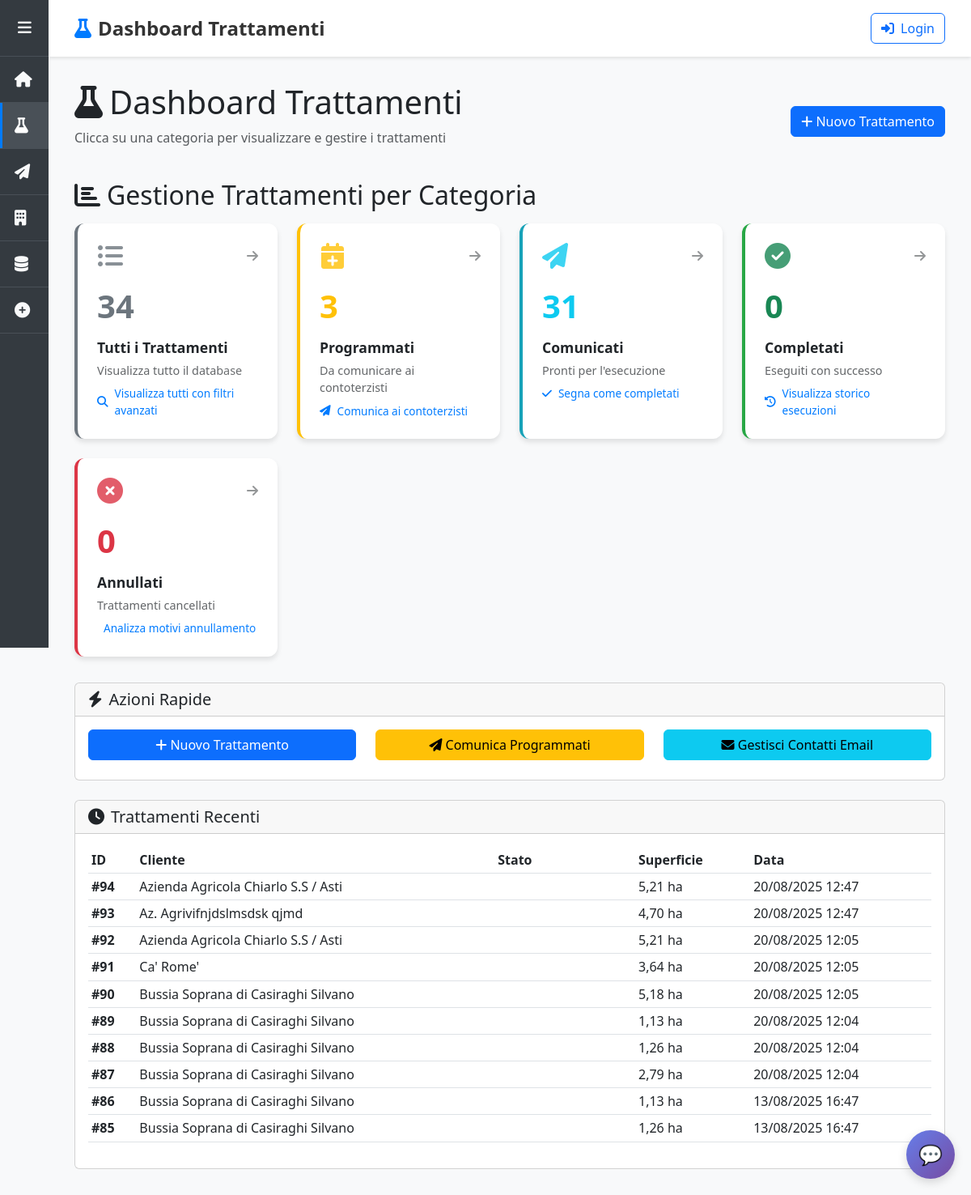
Page /trattamenti/ on the earlier database version.
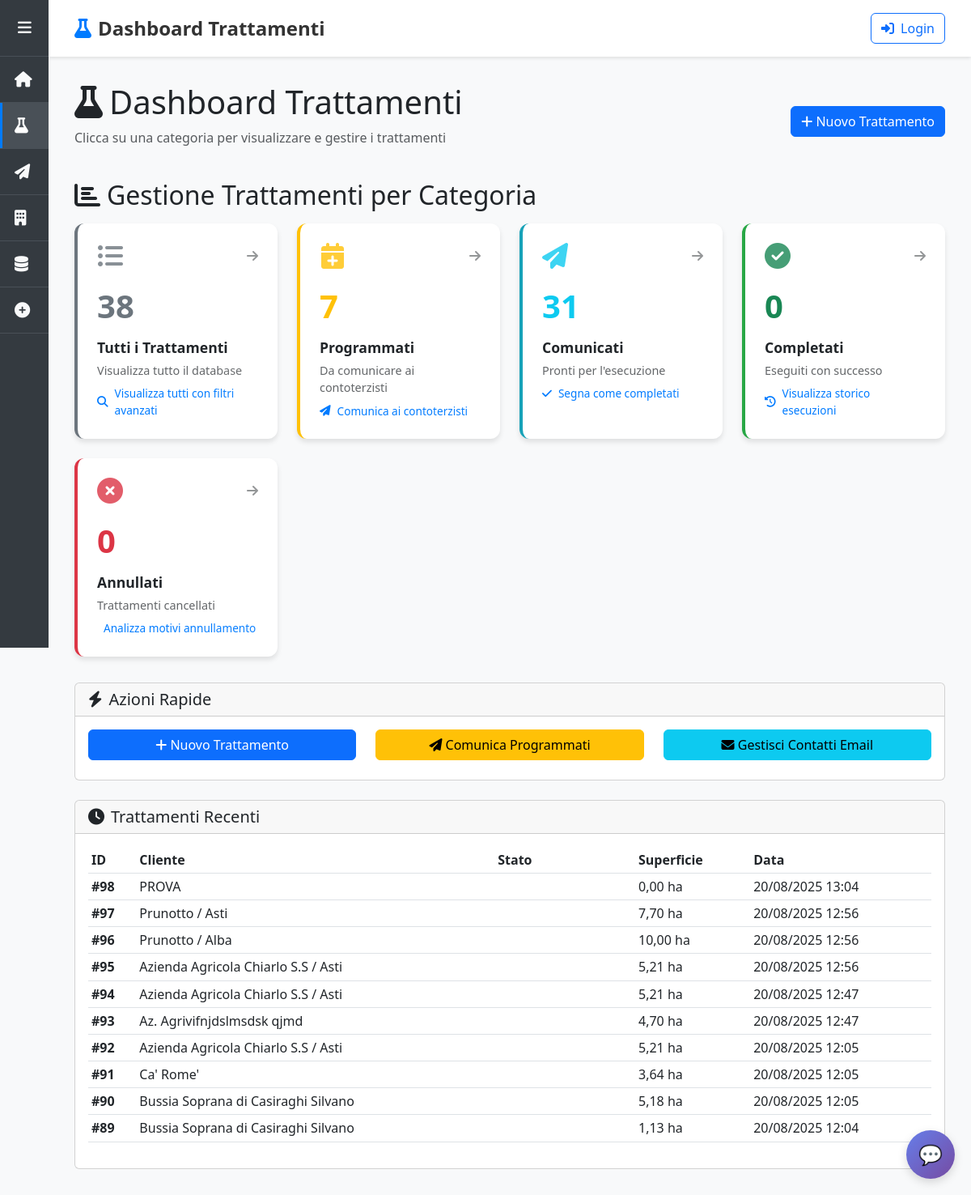
Same page on the later database version.
### domenico/models.py (models this page shows, shortened)
class Trattamento(models.Model):
    STATI_CHOICES = [
        ('programmato', 'Programmato'),
        ('comunicato', 'Comunicato'),
        ('completato', 'Completato'),
        ('annullato', 'Annullato'),
    ]
    cliente = models.ForeignKey(Cliente, on_delete=models.CASCADE, related_name='trattamenti')
    cascina = models.ForeignKey(Cascina, on_delete=models.CASCADE, null=True, blank=True, related_name='trattamenti')
    terreni = models.ManyToManyField(Terreno, blank=True, related_name='trattamenti')
    LIVELLI_APPLICAZIONE = [
        ('cliente', 'Intera Azienda'),
        ('cascina', 'Cascina'),
        ('terreno', 'Terreni Selezionati'),
    ]
    livello_applicazione = models.CharField(
        max_length=20,
        choices=LIVELLI_APPLICAZIONE,
        default='cliente',
        help_text="Specifica il livello di applicazione del trattamento"
    )
    data_inserimento = models.DateTimeField(auto_now_add=True)
    data_comunicazione = models.DateTimeField(null=True, blank=True)
    data_esecuzione = models.DateField(null=True, blank=True)
    stato = models.CharField(
        max_length=20,
        choices=STATI_CHOICES,
        default='programmato',
        help_text="Stato attuale del trattamento"
    )
    class Meta:
        ordering = ['-data_inserimento']
        verbose_name = 'Trattamento'
        verbose_name_plural = 'Trattamenti'
    def get_superficie_interessata(self):
        from decimal import Decimal
        try:
            if self.livello_applicazione == 'cliente':
                superficie = self.cliente.get_superficie_totale()
            elif self.livello_applicazione == 'cascina' and self.cascina:
                superficie = self.cascina.get_superficie_totale()
            elif self.livello_applicazione == 'terreno':
                superficie = sum(terreno.superficie for terreno in self.terreni.all())
            else:
                superficie = 0
            return Decimal(str(superficie)) if superficie else Decimal('0')
        except Exception as e:
            print(f"Errore calcolo superficie trattamento {self.id}: {e}")
            return Decimal('0')

class Cliente(models.Model):
    nome = models.CharField(max_length=200)
    creato_il = models.DateTimeField(auto_now_add=True)
    def get_superficie_totale(self):
        from decimal import Decimal
        try:
            superficie = sum(cascina.get_superficie_totale() for cascina in self.cascine.all())
            return Decimal(str(superficie))
        except Exception:
            return Decimal('0')

class Cascina(models.Model):
    nome = models.CharField(max_length=200)
    cliente = models.ForeignKey(Cliente, on_delete=models.CASCADE, related_name='cascine')
    contoterzista = models.ForeignKey(
        Contoterzista,
        on_delete=models.SET_NULL,
        null=True,
        blank=True,
        related_name='cascine',
        help_text="Contoterzista responsabile per questa cascina (opzionale)"
    )
    def get_superficie_totale(self):
        from decimal import Decimal
        try:
            superficie = sum(terreno.superficie for terreno in self.terreni.all())
            return Decimal(str(superficie))
        except Exception:
            return Decimal('0')

class Terreno(models.Model):
    nome = models.CharField(max_length=200)
    cascina = models.ForeignKey(Cascina, on_delete=models.CASCADE, related_name='terreni')
    superficie = models.DecimalField(
        max_digits=10,
        decimal_places=2,
        validators=[MinValueValidator(0.01)],
        help_text="Superficie in ettari"
    )
    class Meta:
        verbose_name = "Terreno"
        verbose_name_plural = "Terreni"

### domenico/views.py (the view)
# urls.py: path('trattamenti/', views.trattamenti, name='trattamenti'),
def trattamenti(request):
    view_type = request.GET.get('view', 'dashboard')
    if view_type == 'dashboard':
        return trattamenti_dashboard(request)
    else:
        return trattamenti_table(request, view_type)

### domenico/views.py (called while the page is built)
def trattamenti_dashboard(request):
    from django.db.models import Count
    stats = {
        'totali': Trattamento.objects.count(),
        'programmati': Trattamento.objects.filter(stato='programmato').count(),
        'comunicati': Trattamento.objects.filter(stato='comunicato').count(),
        'completati': Trattamento.objects.filter(stato='completato').count(),
        'annullati': Trattamento.objects.filter(stato='annullato').count(),
    }
    trattamenti_recenti = Trattamento.objects.select_related(
        'cliente', 'cascina', 'cascina__contoterzista'
    ).prefetch_related('terreni')[:10]
    context = {
        'stats': stats,
        'trattamenti_recenti': trattamenti_recenti,
    }
    return render(request, 'trattamenti.html', context)

### domenico/templates/trattamenti.html (shortened to what the changed rows need)
{% extends 'base.html' %}
{% block page_title %}Dashboard Trattamenti{% endblock %}
{% block page_icon %}<i class="fas fa-flask"></i>{% endblock %}
{% block content %}
<div class="d-flex justify-content-between align-items-center mb-4">
    <div>
        <h1><i class="fas fa-flask me-2"></i>Dashboard Trattamenti</h1>
    </div>
</div>
<div class="stats-overview">
    <h2 class="mb-3">
        <i class="fas fa-chart-bar me-2"></i>Gestione Trattamenti per Categoria
    </h2>
    <div class="stats-grid">
        <a href="?view=tutti" class="stat-card totali">
            <div class="stat-icon">
                <i class="fas fa-list-ul text-secondary"></i>
                <i class="fas fa-arrow-right nav-indicator"></i>
            </div>
            <div class="stat-number text-secondary">{{ stats.totali }}</div>
            <div class="stat-label">Tutti i Trattamenti</div>
            <div class="stat-sublabel">Visualizza tutto il database</div>
            <div class="stat-action">
                <i class="fas fa-search"></i>
                Visualizza tutti con filtri avanzati
            </div>
        </a>
        <a href="?view=programmati" class="stat-card programmati">
            <div class="stat-icon">
                <i class="fas fa-calendar-plus text-warning"></i>
                <i class="fas fa-arrow-right nav-indicator"></i>
            </div>
            <div class="stat-number text-warning">{{ stats.programmati }}</div>
            <div class="stat-label">Programmati</div>
            <div class="stat-sublabel">Da comunicare ai contoterzisti</div>
            <div class="stat-action">
                <i class="fas fa-paper-plane"></i>
                Comunica ai contoterzisti
            </div>
        </a>
    </div>
</div>
{% if trattamenti_recenti %}
<div class="recent-treatments mt-4">
    <div class="card">
        <div class="card-body">
            <div class="table-responsive">
                <table class="table table-sm">
                    <thead>
                        <tr>
                            <th>ID</th>
                            <th>Cliente</th>
                            <th>Stato</th>
                            <th>Superficie</th>
                            <th>Data</th>
                        </tr>
                    </thead>
                    <tbody>
                        {% for trattamento in trattamenti_recenti %}
                        <tr>
                            <td><strong>#{{ trattamento.id }}</strong></td>
                            <td>{{ trattamento.cliente.nome }}</td>
                            <td>
                                <span class="badge bg-{{ trattamento.stato }}">
                                </span>
                            </td>
                            <td>{{ trattamento.get_superficie_interessata|floatformat:2 }} ha</td>
                            <td>{{ trattamento.data_inserimento|date:"d/m/Y H:i" }}</td>
                        </tr>
                        {% endfor %}
                    </tbody>
                </table>
            </div>
        </div>
    </div>
</div>
{% endif %}
{% endblock %}

Differences in the rows shown:
no longer on this page (row unchanged): Trattamento: id "88", cliente.nome "Bussia Soprana di Casiraghi Silvano", get_superficie_interessata "1,26", data_inserimento "20/08/2025 12:04"
no longer on this page (row unchanged): Trattamento: id "87", cliente.nome "Bussia Soprana di Casiraghi Silvano", get_superficie_interessata "2,79", data_inserimento "20/08/2025 12:04"
no longer on this page (row unchanged): Trattamento: id "86", cliente.nome "Bussia Soprana di Casiraghi Silvano", get_superficie_interessata "1,13", data_inserimento "13/08/2025 16:47"
no longer on this page (row unchanged): Trattamento: id "85", cliente.nome "Bussia Soprana di Casiraghi Silvano", get_superficie_interessata "1,26", data_inserimento "13/08/2025 16:47"
added Trattamento: id "98", cliente.nome "PROVA", get_superficie_interessata "0,00", data_inserimento "20/08/2025 13:04"
added Trattamento: id "97", cliente.nome "Prunotto / Asti", get_superficie_interessata "7,70", data_inserimento "20/08/2025 12:56"
added Trattamento: id "96", cliente.nome "Prunotto / Alba", get_superficie_interessata "10,00", data_inserimento "20/08/2025 12:56"
added Trattamento: id "95", cliente.nome "Azienda Agricola Chiarlo S.S / Asti", get_superficie_interessata "5,21", data_inserimento "20/08/2025 12:56"
Other differences:
{{ stats.totali }}: "34" → "38"
{{ stats.programmati }}: "3" → "7"
